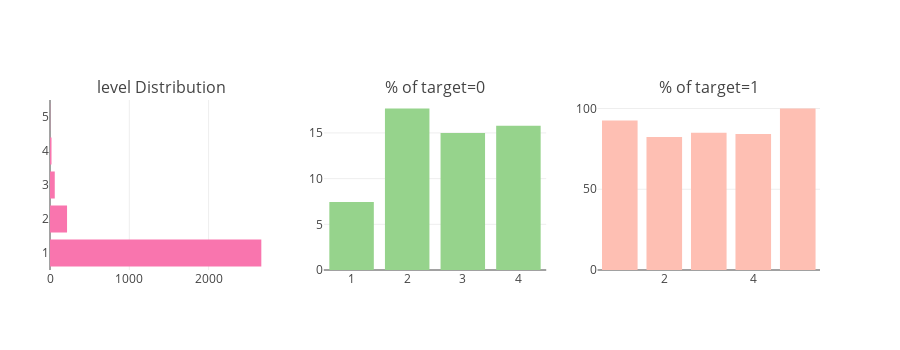

Notebook code for this chart:
### Code cell
catAndTrgt(merge_df, "level")

### Figure 1 — Plotly figure (JSON) as saved in the notebook; plotly's stock layout.template omitted (floating-point values rounded to 4 significant figures)
{"data": [{"marker": {"color": "#f975ae"}, "orientation": "h", "type": "bar", "uid": "0c416036-9a92-11e8-a657-720006309be0", "x": [2, 19, 60, 215, 2665], "xaxis": "x", "y": [5, 4, 3, 2, 1], "yaxis": "y"}, {"marker": {"color": "#96D38C"}, "name": "Target : 0", "type": "bar", "uid": "0c428e66-9a92-11e8-8dd4-720006309be0", "x": [1, 2, 3, 4], "xaxis": "x2", "y": [7.43, 17.67, 15, 15.79], "yaxis": "y2"}, {"marker": {"color": "#FEBFB3"}, "name": "Target : 1", "type": "bar", "uid": "0c43a9e2-9a92-11e8-a83e-720006309be0", "x": [1, 2, 3, 4, 5], "xaxis": "x3", "y": [92.57, 82.33, 85, 84.21, 100], "yaxis": "y3"}], "layout": {"annotations": [{"font": {"size": 16}, "showarrow": false, "text": "level Distribution", "x": 0.1444, "xanchor": "center", "xref": "paper", "y": 1, "yanchor": "bottom", "yref": "paper"}, {"font": {"size": 16}, "showarrow": false, "text": "% of target=0", "x": 0.5, "xanchor": "center", "xref": "paper", "y": 1, "yanchor": "bottom", "yref": "paper"}, {"font": {"size": 16}, "showarrow": false, "text": "% of target=1", "x": 0.8556, "xanchor": "center", "xref": "paper", "y": 1, "yanchor": "bottom", "yref": "paper"}], "height": 350, "margin": {"l": 50}, "showlegend": false, "xaxis": {"anchor": "y", "domain": [0, 0.2889]}, "xaxis2": {"anchor": "y2", "domain": [0.3556, 0.6444]}, "xaxis3": {"anchor": "y3", "domain": [0.7111, 1]}, "yaxis": {"anchor": "x", "domain": [0, 1]}, "yaxis2": {"anchor": "x2", "domain": [0, 1]}, "yaxis3": {"anchor": "x3", "domain": [0, 1]}}}
